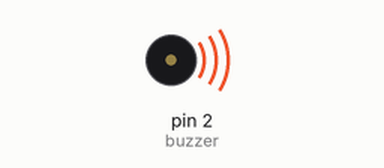
Simulated run of this sketch. Board: Arduino Uno, built with avr-gcc and run on an emulated ATmega328P. Parts: buzzer (waves = sounding).

Above: at 0.16 s.
At 3.92 s:
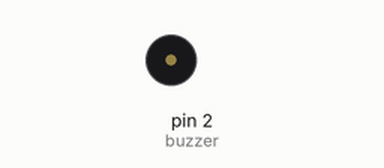
Timing chart, 0 to 4.2 s (numbered marks = the images above):
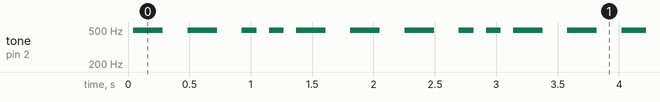

The sketch:

Active_Buzzer.ino
```cpp
int buzzer = 2;//the pin of the active buzzer
void setup()
{
pinMode(buzzer, OUTPUT);
}
void loop()
{
  for (int i = 0; i < 120; i++)
  {
    digitalWrite(buzzer, HIGH);
    delay(1);
    digitalWrite(buzzer, LOW);
    delay(1);
  }
  delay(200);
  for (int i = 0; i < 120; i++)
  {
    digitalWrite(buzzer, HIGH);
    delay(1);
    digitalWrite(buzzer, LOW);
    delay(1);
  }
  delay(200);
  for (int i = 0; i < 60; i++)
  {
    digitalWrite(buzzer, HIGH);
    delay(1);
    digitalWrite(buzzer, LOW);
    delay(1);
  }
  delay(100);
    for (int i = 0; i < 60; i++)
  {
    digitalWrite(buzzer, HIGH);
    delay(1);
    digitalWrite(buzzer, LOW);
    delay(1);
  }
  delay(100);
    for (int i = 0; i < 120; i++)
  {
    digitalWrite(buzzer, HIGH);
    delay(1);
    digitalWrite(buzzer, LOW);
    delay(1);
  }
  delay(200);
}
```

Measured:
- by itself, tone on pin 2 (buzzer): repeats every 1.8 s: silent 0.20 s, 496 Hz 0.24 s, silent 0.20 s, 2 × (496 Hz 0.12 s, silent 0.10 s), 496 Hz 0.24 s, silent 0.20 s, 496 Hz 0.24 s
